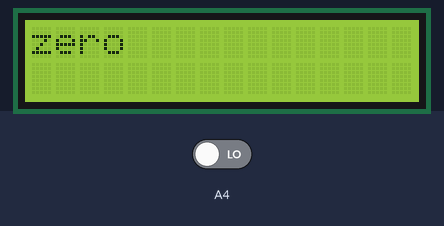
The sketch below on a simulated Arduino Uno, built with avr-gcc and run on an emulated ATmega328P. Parts: 16×2 character LCD. The test bench sets the inputs (shaded band); at power-on: A4 LOW.

Above: at 1.2 s.
1.3 s: A4 driven HIGH
At 2.2 s:
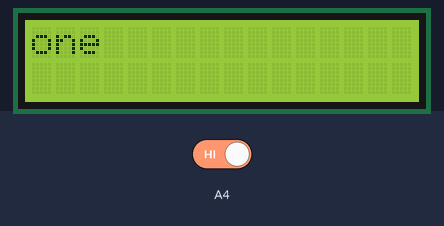
At 2.8 s:
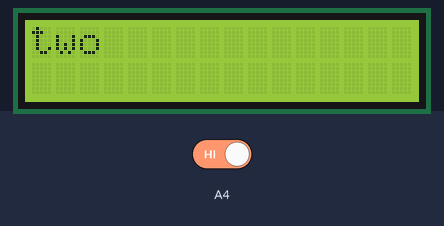
4.3 s: A4 driven LOW
At 5.7 s:
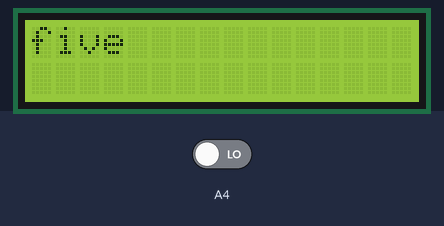
Timing chart, 0 to 7.3 s (numbered marks = the images above; inputs shaded):
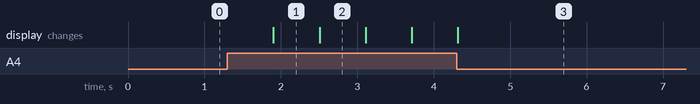

The sketch:

lcd_switch_operation.ino
```cpp
#include <LiquidCrystal.h>
LiquidCrystal Lcd(13,12,8,7,4,2);
int a=0,value;
void setup()
{
  pinMode(A4,INPUT);
  Lcd.begin(16,2);
}
void loop()
{
  value=digitalRead(A4);
  if(value==HIGH)
  {
    delay(500);
    if(a<=5)
  {
    a=a+1;
  }
  else
  {
    a=0;
  }
  }
  switch(a)
  {
  case 0:
    Lcd.clear();
    Lcd.setCursor(0,0);
    Lcd.print("zero");
    break;
  case 1:
    Lcd.clear();
    Lcd.setCursor(0,0);
    Lcd.print("one");
    break;
  case 2:
    Lcd.clear();
    Lcd.setCursor(0,0);
    Lcd.print("two");
    break;
   case 3:
    Lcd.clear();
    Lcd.setCursor(0,0);
    Lcd.print("three");
    break;
   case 4:
    Lcd.clear();
    Lcd.setCursor(0,0);
    Lcd.print("four");
    break;
   case 5:
    Lcd.clear();
    Lcd.setCursor(0,0);
    Lcd.print("five");
    break;
  }
  delay(100);
  }
```

Measured:
- after the input at 1.3 s, the display: changes after 0.60 s (image 1)
- what the display in image 1 shows lasts 0.6 s, from 1.9 s to 2.5 s
